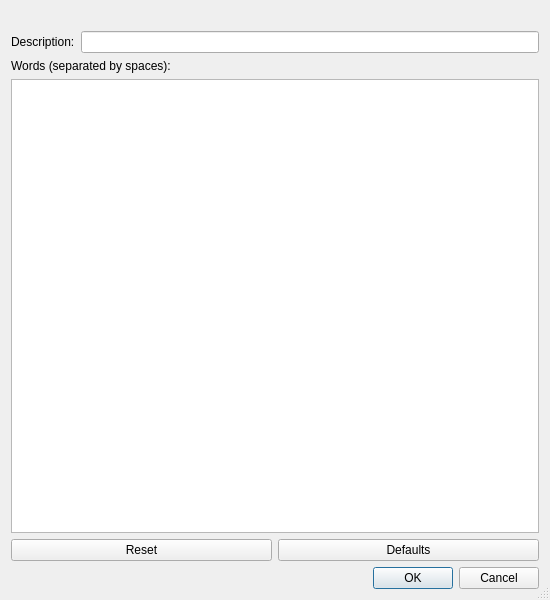
<?xml version="1.0" encoding="UTF-8"?>
<ui version="4.0">
 <class>SubstyleDefinitionDialog</class>
 <widget class="QDialog" name="SubstyleDefinitionDialog">
  <property name="geometry">
   <rect>
    <x>0</x>
    <y>0</y>
    <width>550</width>
    <height>600</height>
   </rect>
  </property>
  <property name="windowTitle">
   <string>Define Sub-Style</string>
  </property>
  <property name="sizeGripEnabled">
   <bool>true</bool>
  </property>
  <layout class="QVBoxLayout" name="verticalLayout">
   <item>
    <widget class="QLabel" name="header">
     <property name="text">
      <string/>
     </property>
    </widget>
   </item>
   <item>
    <layout class="QHBoxLayout" name="horizontalLayout">
     <item>
      <widget class="QLabel" name="label">
       <property name="text">
        <string>Description:</string>
       </property>
      </widget>
     </item>
     <item>
      <widget class="QLineEdit" name="descriptionEdit">
       <property name="toolTip">
        <string>Enter a short description for the style</string>
       </property>
       <property name="clearButtonEnabled">
        <bool>true</bool>
       </property>
      </widget>
     </item>
    </layout>
   </item>
   <item>
    <widget class="QLabel" name="label_2">
     <property name="text">
      <string>Words (separated by spaces):</string>
     </property>
    </widget>
   </item>
   <item>
    <widget class="QPlainTextEdit" name="wordsEdit">
     <property name="toolTip">
      <string>Enter the list of words separated by space</string>
     </property>
    </widget>
   </item>
   <item>
    <layout class="QHBoxLayout" name="horizontalLayout_2">
     <item>
      <widget class="QPushButton" name="resetButton">
       <property name="toolTip">
        <string>Press to reset the data</string>
       </property>
       <property name="text">
        <string>Reset</string>
       </property>
      </widget>
     </item>
     <item>
      <widget class="QPushButton" name="defaultButton">
       <property name="toolTip">
        <string>Press to set the data to default values (if available)</string>
       </property>
       <property name="text">
        <string>Defaults</string>
       </property>
      </widget>
     </item>
    </layout>
   </item>
   <item>
    <widget class="QDialogButtonBox" name="buttonBox">
     <property name="orientation">
      <enum>Qt::Horizontal</enum>
     </property>
     <property name="standardButtons">
      <set>QDialogButtonBox::Cancel|QDialogButtonBox::Ok</set>
     </property>
    </widget>
   </item>
  </layout>
 </widget>
 <tabstops>
  <tabstop>descriptionEdit</tabstop>
  <tabstop>wordsEdit</tabstop>
  <tabstop>resetButton</tabstop>
  <tabstop>defaultButton</tabstop>
 </tabstops>
 <resources/>
 <connections>
  <connection>
   <sender>buttonBox</sender>
   <signal>accepted()</signal>
   <receiver>SubstyleDefinitionDialog</receiver>
   <slot>accept()</slot>
   <hints>
    <hint type="sourcelabel">
     <x>248</x>
     <y>254</y>
    </hint>
    <hint type="destinationlabel">
     <x>157</x>
     <y>274</y>
    </hint>
   </hints>
  </connection>
  <connection>
   <sender>buttonBox</sender>
   <signal>rejected()</signal>
   <receiver>SubstyleDefinitionDialog</receiver>
   <slot>reject()</slot>
   <hints>
    <hint type="sourcelabel">
     <x>316</x>
     <y>260</y>
    </hint>
    <hint type="destinationlabel">
     <x>286</x>
     <y>274</y>
    </hint>
   </hints>
  </connection>
 </connections>
</ui>
